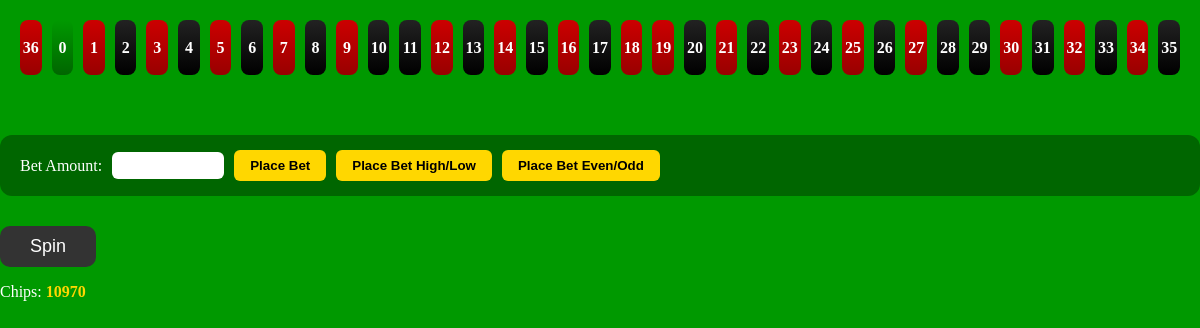
Page /games/roulette (signed in) on the committed database.
### GamePlatformApp/models.py (models this page shows, shortened)
class RouletteField(models.Model):
    num = models.IntegerField(default=0)
    color = models.CharField(max_length=10, default="green")
    won = models.BooleanField(default=False)

class User(AbstractUser):
    profile_picture = models.ImageField(upload_to='img/', default = 'profile.jpg')
    bio = models.CharField(max_length=250, default='A GamePlatform user')
    created_at = models.DateTimeField(auto_now_add=True)
    updated_at = models.DateTimeField(auto_now=True)
    chips = models.IntegerField(default=1000)
    horse_race_chips_bet = models.IntegerField(default=0)
    horse_race_chips_won = models.IntegerField(default=0)
    horse_race_games_won = models.IntegerField(default=0)
    horse_race_games_lost = models.IntegerField(default=0)
    horse_race_chips_lost = models.IntegerField(default=0)
    horse_race_highest_win = models.IntegerField(default=0)
    horse_race_highest_lost = models.IntegerField(default=0)
    roulette_chips_bet = models.IntegerField(default=0)
    roulette_chips_won = models.IntegerField(default=0)
    roulette_games_won = models.IntegerField(default=0)
    roulette_games_lost = models.IntegerField(default=0)
    roulette_chips_lost = models.IntegerField(default=0)
    roulette_highest_win = models.IntegerField(default=0)
    roulette_highest_lost = models.IntegerField(default=0)
    blackjack_chips_bet = models.IntegerField(default=0)
    blackjack_chips_won = models.IntegerField(default=0)
    blackjack_games_won = models.IntegerField(default=0)
    blackjack_games_lost = models.IntegerField(default=0)
    blackjack_chips_lost = models.IntegerField(default=0)
    blackjack_highest_win = models.IntegerField(default=0)
    blackjack_highest_lost = models.IntegerField(default=0)
    total_chips_bet = models.IntegerField(default=0)
    total_chips_won = models.IntegerField(default=0)
    total_games_won = models.IntegerField(default=0)
    total_games_lost = models.IntegerField(default=0)
    total_chips_lost = models.IntegerField(default=0)
    total_highest_win = models.IntegerField(default=0)
    total_highest_lost = models.IntegerField(default=0)

### GamePlatformApp/views.py (the view)
# urls.py: path('games/roulette', RouletteView.as_view(), name="roulette"),
class RouletteView(TemplateView):
    template_name = 'GamePlatformApp/games/roulette_js.html'
    def get_context_data(self, **kwargs):
        context = super().get_context_data(**kwargs)
        user = self.request.user
        context['chips'] = user.chips
        context['user'] = user
        context['wheel'] = RouletteWheel.get_singleton()
        context['form'] = RoulettePickForm()
        wheel = RouletteWheel.get_singleton()
        last_win = wheel.fields.filter(won=True).first()
        context['winning_field'] = last_win
        return context
    def dispatch(self, request, *args, **kwargs):
        if request.user.is_anonymous:
            raise PermissionDenied("Log in to play games.")
        return super().dispatch(request, *args, **kwargs)

### GamePlatformApp/forms.py
class RoulettePickForm(forms.Form):
    fields = forms.ModelMultipleChoiceField(
        queryset=RouletteField.objects.all(),
        widget=forms.CheckboxSelectMultiple,
        required=True,
        label="Pick your roulette fields"
    )

### GamePlatformApp/models.py (called while the page is built)
    @classmethod
    def get_singleton(cls):
        obj, created = cls.objects.get_or_create(pk=1)
        return obj

### templates/GamePlatformApp/games/roulette_js.html (shortened to what this page needs)
<!DOCTYPE html>
<html lang="en">
<head>
    {% load static %}
    <link rel="stylesheet" href="{% static 'css/roulette2.css' %}">
</head>
<body>
<div id="roulette-container">
    <div id="roulette-wheel">
        {% for field in wheel.fields.all %}
        <div class="roulette-field {{ field.color }}" data-id="{{ field.id }}" data-number="{{ field.num }}">
            {{ field.num }}
        </div>
        {% endfor %}
    </div>
</div>
<div id="bet-panel">
    <label>Bet Amount:</label>
    <input type="number" id="bet-amount" min="1" required>
    <button id="place-bet">Place Bet</button>
    <button id="place-bet-hl">Place Bet High/Low</button>
    <button id="place-bet-eo">Place Bet Even/Odd</button>
</div>
<button id="spin" disabled>Spin</button>
<p style="color:white">Chips: <span id="chips-count">{{ user.chips }}</span></p>
</body>
</html>

### static/css/roulette2.css (style rules this page uses)
body { background: #009900; min-height: 100vh; margin: 0; color: white; }
#roulette-container { width: 100%; overflow-x: hidden; margin-bottom: 40px; }
#roulette-wheel { display: flex; gap: 10px; padding: 20px; justify-content: center; }
.roulette-field { width: 55px; height: 55px; border-radius: 8px; display: flex; justify-content: center; align-items: center; font-weight: bold; font-size: 16px; cursor: pointer; }
.roulette-field.red { background: linear-gradient(#cc0000, #990000); }
.roulette-field.black { background: linear-gradient(#222, #000); }
.roulette-field.green { background: linear-gradient(#009900, #006600); }
#bet-panel { background: #006600; padding: 15px 20px; border-radius: 12px; display: flex; gap: 10px; align-items: center; margin-bottom: 20px; }
#bet-panel input { width: 100px; padding: 6px; border-radius: 6px; border: none; }
#bet-panel button { padding: 8px 16px; border-radius: 6px; border: none; background: gold; font-weight: bold; cursor: pointer; }
#spin { margin-top: 10px; padding: 10px 30px; font-size: 18px; border-radius: 10px; border: none; background: #004400; color: white; cursor: pointer; }
#spin:disabled { background: #333; cursor: not-allowed; }
#chips-count { font-weight: bold; color: gold; }

### rows in the picture
RouletteField: num "36"
RouletteField: num "0"
RouletteField: num "1"
RouletteField: num "2"
RouletteField: num "3"
RouletteField: num "4"
RouletteField: num "5"
RouletteField: num "6"
RouletteField: num "7"
RouletteField: num "8"
RouletteField: num "9"
RouletteField: num "10"
RouletteField: num "11"
RouletteField: num "12"
RouletteField: num "13"
RouletteField: num "14"
RouletteField: num "15"
RouletteField: num "16"
RouletteField: num "17"
RouletteField: num "18"
RouletteField: num "19"
RouletteField: num "20"
RouletteField: num "21"
RouletteField: num "22"
RouletteField: num "23"
RouletteField: num "24"
RouletteField: num "25"
RouletteField: num "26"
RouletteField: num "27"
RouletteField: num "28"
RouletteField: num "29"
RouletteField: num "30"
RouletteField: num "31"
RouletteField: num "32"
RouletteField: num "33"
RouletteField: num "34"
RouletteField: num "35"
User: chips "10970"
